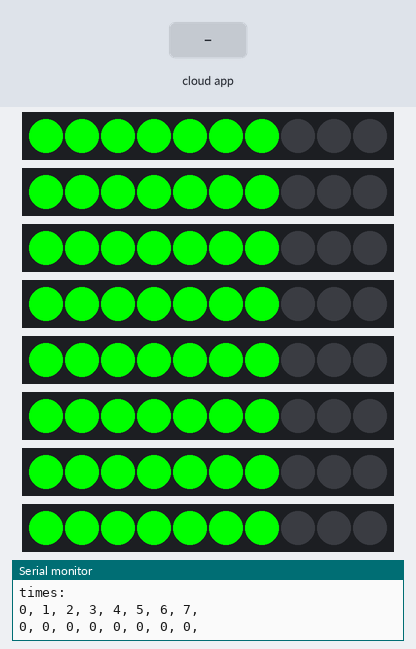
This sketch was run on a simulated ESP8266 (NodeMCU). On the bench: 8 × 10 RGB LEDs in strip order, left to right, the last lines printed to the serial monitor. Inputs (shaded band) come from the test bench. WiFi joins after 1.5 s; servers stay silent unless stated; random numbers use the default seed unless the sketch sets one; the Firebase database answers and starts empty.

Above: at 5.0 s.
5.1 s: the phone or cloud app sets 2 to 0
19.1 s: the phone or cloud app sets 5 to 0
At 28.0 s:
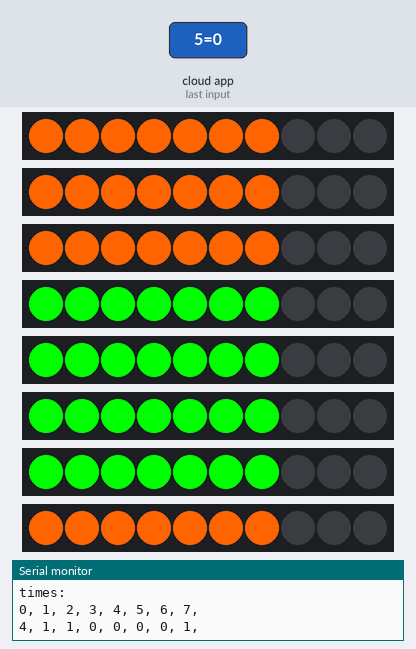
28.5 s: the phone or cloud app sets 0 to 0
At 29.5 s:
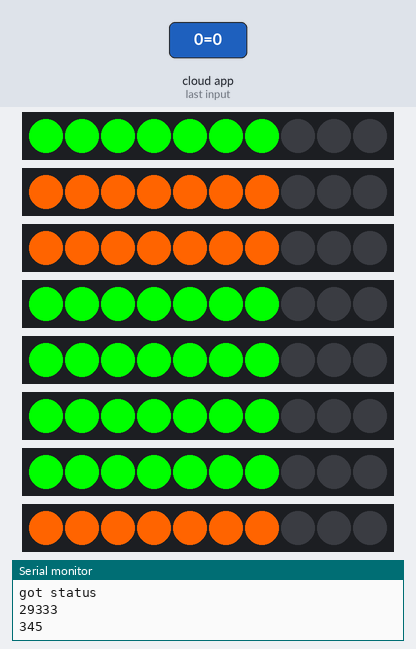
38.8 s: the phone or cloud app sets 1 to 0
At 40.0 s:
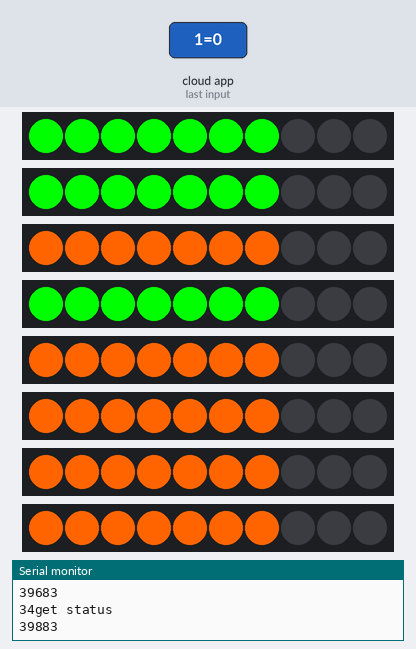
52.8 s: the phone or cloud app sets 7 to 0
At 54.4 s:
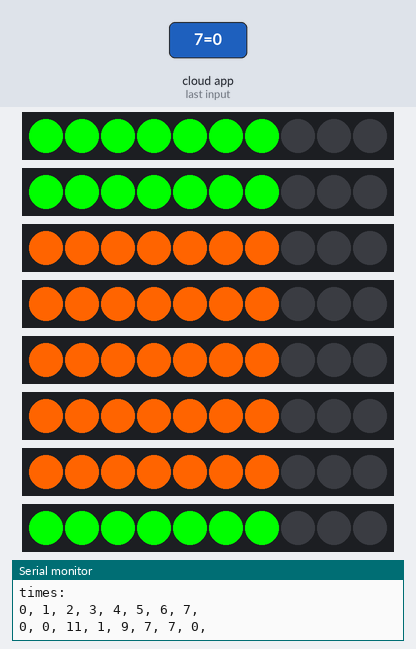
64.3 s: the phone or cloud app sets 6 to 0
At 72.6 s:
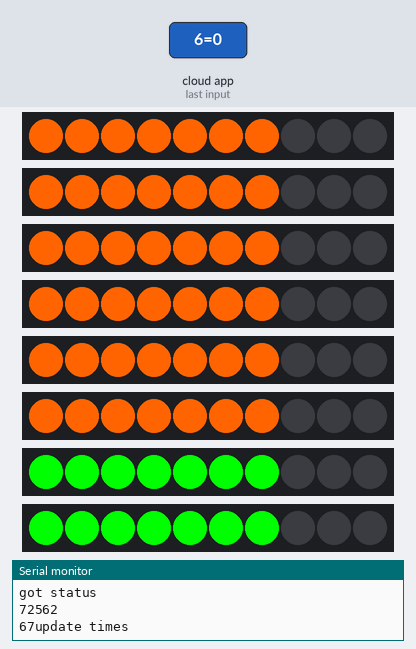
Timing chart, 0 to 74.1 s (numbered marks = the images above; inputs shaded):
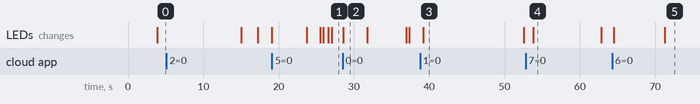

Measured:
- after the input at 38.8 s, the LEDs: change after 0.38 s (image 3)
- after the input at 52.8 s, the LEDs: change after 1.0 s (image 4)
- what the display in image 2 shows lasts 3.2 s, from 28.6 s to 31.8 s
- what the display in image 3 shows lasts 13.4 s, from 39.2 s to 52.6 s
- what the display in image 4 shows lasts 9.1 s, from 53.8 s to 62.9 s

The sketch:

forest.ino
```cpp
#include <ESP8266WiFi.h>
#include <FirebaseArduino.h>
#include <Adafruit_NeoPixel.h>

#define NUMPIXELS 10

#define FIREBASE_HOST "fire-truck-iot-default-rtdb.firebaseio.com"
#define FIREBASE_AUTH "xseu33wYRo60cQHOJwuevCzMokATlwMg13rZq5Wo"
#define WIFI_SSID "OnePlus 5"
#define WIFI_PASSWORD "26111996"

const int TREES_NUM = 8;
const String ids[8] = {"0", "1", "2", "3", "4", "5", "6", "7"};
int TREES_PINS[TREES_NUM] = {0, 5, 15, 2, 14, 12, 13, 4};
int TREES_STATUS[TREES_NUM];  // 0: off, 1: fire, -1: burned
int TREES_TIME[TREES_NUM];    // time on fire (after 30 it burns up)
int TREES_PROB[TREES_NUM];    // probability for each to get fire
                              //(default P_FIRE, each neighbor is on fire adds P_NEIGHBOR)
Adafruit_NeoPixel pixels[TREES_NUM] = {Adafruit_NeoPixel(NUMPIXELS, 0, NEO_GRB + NEO_KHZ800),
                                       Adafruit_NeoPixel(NUMPIXELS, 5, NEO_GRB + NEO_KHZ800),
                                       Adafruit_NeoPixel(NUMPIXELS, 15, NEO_GRB + NEO_KHZ800),
                                       Adafruit_NeoPixel(NUMPIXELS, 2, NEO_GRB + NEO_KHZ800),
                                       Adafruit_NeoPixel(NUMPIXELS, 14, NEO_GRB + NEO_KHZ800),
                                       Adafruit_NeoPixel(NUMPIXELS, 12, NEO_GRB + NEO_KHZ800),
                                       Adafruit_NeoPixel(NUMPIXELS, 13, NEO_GRB + NEO_KHZ800),
                                       Adafruit_NeoPixel(NUMPIXELS, 4, NEO_GRB + NEO_KHZ800),};
int P_FIRE = 2;
int P_NEIGHBOR = 5;
int BURNOUT_TIME = 20;
int score = 0;

typedef enum {RED=0, GREEN=1, BLACK=2} color;


void print_arr(String name, int* arr)
{
  Serial.println(name);
  for (int i = 0; i < TREES_NUM; i++)
  {
    Serial.print(i);
    Serial.print(", ");
  }
  Serial.println();
  for (int i = 0; i < TREES_NUM; i++)
  {
    Serial.print(arr[i]);
    Serial.print(", ");
  }
  Serial.println();
}

void color_tree(int i, color c)
{
  switch (c)
  {
    case (GREEN):
    {
      for(int j=0; j<7; j++) {
        pixels[i].setPixelColor(j, pixels[i].Color(0, 255, 0));
        pixels[i].show();
      }
      break;
    }

    case (RED):
    {
      for(int j=0; j<7; j++) {
        pixels[i].setPixelColor(j, pixels[i].Color(255, 100, 0));
        pixels[i].show();
      }
      break;
    }
    case (BLACK):
    {
      for(int j=0; j<7; j++) {
        pixels[i].setPixelColor(j, pixels[i].Color(0, 0, 0));
        pixels[i].show();
      }
      break;
    }
  }
}

void fire_tree(int i)
{
  Serial.println();
  Serial.print("Tree fired: ");
  Serial.println(i);

  TREES_STATUS[i] = 1;
  TREES_PROB[(i - 1 + TREES_NUM) % TREES_NUM] += P_NEIGHBOR;
  TREES_PROB[(i + 1 + TREES_NUM) % TREES_NUM] += P_NEIGHBOR;
  color_tree(i, RED);
  delay(100);
  Serial.println("set fire");
  Serial.println(millis());
  Firebase.setInt(ids[i], 1);
  Serial.println("sot fire");
  Serial.println(millis());
}

void save_tree(int i)
{
  Serial.println();
  Serial.print("Tree saved: ");
  Serial.println(i);
  Serial.println();

  TREES_STATUS[i] = 0;
  TREES_PROB[(i - 1 + TREES_NUM) % TREES_NUM] -= P_NEIGHBOR;
  TREES_PROB[(i + 1 + TREES_NUM) % TREES_NUM] -= P_NEIGHBOR;
  color_tree(i, GREEN);
  score += 1;

  delay(100);
  Serial.println("set score +");
  Serial.println(millis());
  Firebase.setInt("score", score);
  Serial.println("sot score +");
  Serial.println(millis());
}

void burn_tree(int i)
{
  Serial.println();
  Serial.print("Tree burned: ");
  Serial.println(i);
  Serial.println();

  TREES_STATUS[i] = -1;
  TREES_PROB[(i - 1 + TREES_NUM) % TREES_NUM] -= P_NEIGHBOR;
  TREES_PROB[(i + 1 + TREES_NUM) % TREES_NUM] -= P_NEIGHBOR;
  color_tree(i, BLACK);
  score -= 1;

  delay(400);
  Serial.println("set fired");
  Serial.println(millis());
  Firebase.setInt(ids[i], -1);
  delay(400);
  Serial.println("set score -");
  Serial.println(millis());
  Firebase.setInt("score", score);
  Serial.println("sot score -");
  Serial.println(millis());
}


void setup()
{
  Serial.begin(115200);
  delay(100);
  Serial.print("connecting");
  WiFi.begin(WIFI_SSID, WIFI_PASSWORD);
  while (WiFi.status() != WL_CONNECTED) {
    Serial.print(".");
    delay(500);
  }
  Serial.println();
  Serial.print("connected: ");
  Serial.println(WiFi.localIP());

  Firebase.begin(FIREBASE_HOST, FIREBASE_AUTH);
  for (int i = 0; i < TREES_NUM; i++)
  {
    Serial.print("initializing ");
    Serial.println(i);
    delay(100);
    Firebase.setInt(ids[i], 0);
  }
  delay(100);
  Firebase.setInt("score", score);


  for (int i = 0; i < TREES_NUM; i++)
  {
    Serial.print("start");
    Serial.print("\t");
    Serial.println(i);
    pixels[i].begin();
    color_tree(i, GREEN);
    TREES_STATUS[i] = 0;
    TREES_TIME[i] = 0;
    TREES_PROB[i] = P_FIRE;
  }
  Serial.println();
}

void loop()
{
  for (int i = 0; i < TREES_NUM; i++)
  {
    Serial.print(i);
    delay(100);

    // Tree is burning
    if (TREES_STATUS[i] == 1)
    {
//      delay(2000);
      Serial.println("get status");
      Serial.println(millis());
      int status = Firebase.getInt(ids[i]);
      Serial.println("got status");
      Serial.println(millis());
      if (status == 0) {
        save_tree(i);
      }
    }
    // Tree is off and alive
    if (TREES_STATUS[i] == 0){
      if (random(100) < TREES_PROB[i]) {
        fire_tree(i);
      }
    }
  }

  Serial.println("update times");
  for (int i = 0; i < TREES_NUM; i++)
  {
    if (TREES_STATUS[i] == -1)
      continue;

    if (TREES_STATUS[i] == 0)
    {
      TREES_TIME[i] = 0;
      continue;
    }
    TREES_TIME[i] += 1;
    if (TREES_TIME[i] > BURNOUT_TIME)
      burn_tree(i);
  }

  Serial.println();
  print_arr("status:", TREES_STATUS);
  print_arr("times:", TREES_TIME);

  Serial.println();

  delay(1000);
}
```
